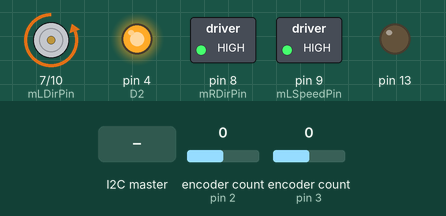
This sketch was run on a simulated Arduino Uno, built with avr-gcc and run on an emulated ATmega328P. On the bench: direction and speed pins drawn as motors (green arrow = direction pin HIGH = forward, orange = LOW = backward, longer = more drive), switched loads named in the sketch (green lamp = pin HIGH), output pins drawn as LEDs (lit = HIGH). Inputs (shaded band) come from the test bench; at power-on: encoder count (sensors on pin 2, pin 3) 0. What the sketch prints to the serial monitor is not drawn.

Above: at 1.2 s.
1.3 s: the I2C master sends "n"
Timing chart, 0 to 4.3 s (numbered marks = the images above; inputs shaded):
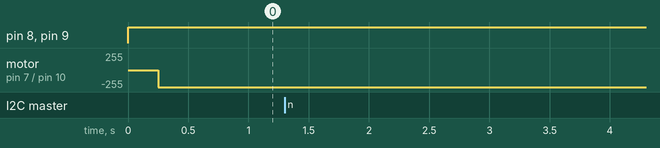

The sketch:

AngleAndForwardFunction_Demo2_Draft1.ino
```cpp
#include <Encoder.h>
#include <Wire.h>

Encoder Lwheel(2,11);
Encoder Rwheel(3,5);

/*----------------------------------------------------------
 *SETUP PINS (don't change these, they are specified on the
 *motor driver data sheet)
 *----------------------------------------------------------
*/
int D2 = 4; //motor board enable pin
int mLDirPin = 7; //Left motor direction pin
int mLSpeedPin = 9; //Left motor speed pin
int mRDirPin = 8; //right motor direction pin
int mRSpeedPin = 10; //right motor speed pin

bool newData = false;

/*----------------------------------------------------------
 * Constants
 * ----------------------------------------------------------
 */
float radPerCount = 0.001963;
int period  = 5;
float d = 12.0;
float radius  = 6.0;
float outputDist = 0;
byte buffer[4];

/*----------------------------------------------------------
 * Initialized motor angular position/velocity variables and
 * ----------------------------------------------------------
 */
float leftTheta =0;
float rightTheta = 0;
float CRho =0;
float CPhi = 0;

/*----------------------------------------------------------
 * Initialized motor control VELOCITY variables
 * ----------------------------------------------------------
 */
float KiRhoDot = 2;
float KiPhiDot =2;

float KdRhoDot =20;
float KdPhiDot =2;

float KpRhoDot =7;
float KpPhiDot = 7;

float IRhoDot =0;
float IPhiDot =0;

float phiDot;
float rhoDot;

float eRhoDot;
float ePhiDot;

float DPhi;

float CPhiDot;
float CRhoDot;

float eRhoDotPast =0;
float ePhiDotPast =0;


/*----------------------------------------------------------
 * Initialized motor control POSITION variables
 * ----------------------------------------------------------
 */
float Ki =0;
float Kd =0;
float Kp = 5;

float rhoDesired = 120.0;
float eRhoPast =0;
float IRho =0;

float currentPhi =0;
float numRotations=0;

/*----------------------------------------------------------
 * SETUP AND MAIN LOOP
 * ----------------------------------------------------------
 */
void setup() {
  Wire.begin(0x04);
  Wire.onReceive(receiveEvent);
  Serial.begin(250000);
  motorSetup();
  pinMode(13,OUTPUT);
  digitalWrite(13, LOW);

}

//state vairable state
//'n' is do nothing
//'f' is the finder state where the robot is rotating until it finds a marker
//'a' is the angle state where the robot is rotating so it is facing the marker
//'d' is the distant state where the robot will travel to distance to the marker
char state = 'f';

void loop() {
  //Serial.println(state);
  //state machine controlling the robot through marker finding phase, an angle rotation phase, and a distance traveling phase
  switch (state) {
    case 'n':

      state = 'n';
      break;
    case 'f':
      angleForward(10,0);
      delay(50);
      break;
    case 'a':
      angleForward(buffer[1] - 54, 0);
      state = 'n';
      break;

    case 'd':
      angleForward(0, buffer[1] * 0.4);
      state = 'n';
      break;
  }
}


//----------------------------------------------------------
// Activates robot to rotate specfic angle (degrees) and
// travel a certain distance (inches)
//----------------------------------------------------------
void angleForward(float angleDesired, float desiredDist) {
  float angleDesiredRad = 1.025 * ( (angleDesired * 6.28) / 180 );
  float desiredRotations = 1.00 * ( (desiredDist *4) / (2 * 6.28 * radius) );
  while (abs(currentPhi) <= abs(angleDesiredRad)) {
      unsigned long startTime = millis();

      //Position variables
      float newLeftTheta = getLeftTheta();
      float newRightTheta = getRightTheta();

      //Velocity variables
      float wLeft = 1000 * (newLeftTheta - leftTheta) / period;
      float wRight = 1000 * (newRightTheta - rightTheta) / period;

      currentPhi =  .001 * period*((radius /d) * (wLeft - wRight)) + currentPhi;

      //get dot controller variables and write motor speed
      if ( angleDesired >=0) {
        dotController(newLeftTheta, newRightTheta, wLeft,wRight, 0, 1);
      } else {
        dotController(newLeftTheta, newRightTheta, wLeft,wRight, 0, -1);
      }
      writeToMotor(CRhoDot, CPhiDot);

      //----------------------------------------------------------
      // set past values
      //----------------------------------------------------------

      eRhoDotPast = eRhoDot;
      ePhiDotPast = ePhiDot;

      leftTheta = newLeftTheta;
      rightTheta = newRightTheta;

      while(millis() < startTime + period){}
    }

    motorStop();
    delay(10);

    while (numRotations <= desiredRotations) {
      unsigned long startTime = millis();

      //Position variables
      float newLeftTheta = getLeftTheta();
      float newRightTheta = getRightTheta();

      //get current position (rho)
      float currentRho = radius * 0.5 * (newLeftTheta + newRightTheta);

      numRotations = currentRho / (6.28 * radius);
      //Serial.println(currentRho / (6.28 * radius));

      //float eRho = rhoDesired - currentRho;
      //Serial.println(currentRhoe);
      /*
      float DRho = (eRho - eRhoPast) / period;
      float IRho = IRho + eRho * period;

      float cRho = eRho * Kp + Kd * DRho + Ki * IRho; // this will give the desired rhoDot I hope
      */

      //Velocity variables
      float wLeft = 1000 * (newLeftTheta - leftTheta) / period;
      float wRight = 1000 * (newRightTheta - rightTheta) / period;

      //get dot controller variables and write motor speed
      dotController(newLeftTheta, newRightTheta, wLeft,wRight, 15,0);
      writeToMotor(CRhoDot, CPhiDot);

      //----------------------------------------------------------
      // set past values
      //----------------------------------------------------------

      eRhoDotPast = eRhoDot;
      ePhiDotPast = ePhiDot;

      //eRhoPast = eRho;
      //Serial.println(eRhoDot);

      leftTheta = newLeftTheta;
      rightTheta = newRightTheta;
      //Serial.println(numRotations);
      while(millis() < startTime + period){}
    }


    leftTheta =0;
    rightTheta =0;
    currentPhi = 0;
    numRotations =0;

    eRhoDot =-10;
    ePhiDot =-10;

    eRhoDotPast =0;
    ePhiDotPast =0;

    Lwheel.write(0);
    Rwheel.write(0);

    motorStop();

}


//----------------------------------------------------------
// Calculate controller for PhiDot and RhoDot and set the
// global variables
//----------------------------------------------------------
void dotController(float newLeftTheta, float newRightTheta, float wLeft, float wRight, float rhoDotDesired, float phiDotDesired) {
  float phiDot = ((radius /d) * (wLeft - wRight));
  float rhoDot = (radius * 0.5 *(wLeft + wRight));

  eRhoDot =rhoDot - rhoDotDesired;
  ePhiDot = phiDot - phiDotDesired;

  float DRhoDot = (eRhoDot - eRhoDotPast) / period;
  float DPhiDot = (ePhiDot - ePhiDotPast) / period;

  IRhoDot = IRhoDot + eRhoDot * period;
  IPhiDot = IPhiDot + ePhiDot * period;

  CRhoDot = eRhoDot * KpRhoDot + KdRhoDot * DRhoDot + KiRhoDot * IRhoDot; // this will give the sum Vbar
  CPhiDot = ePhiDot * KpPhiDot + KdPhiDot * DPhiDot + KiPhiDot * IPhiDot; // this will give the diffence delta V
}


//----------------------------------------------------------
// Calculate motor voltages and write to motor based off of
// contoller values
//----------------------------------------------------------
void writeToMotor(float CRho, float CPhi) {
  float Vr = (0.5 * (CRho + CPhi));
  float Vl = (0.5 * (CRho - CPhi));

  if (Vr >= 0 ) {
    digitalWrite(mRDirPin, LOW);
    analogWrite(mRSpeedPin, Vr);
  } else {
    digitalWrite(mRDirPin, HIGH);
    analogWrite(mRSpeedPin, -1*Vr);
  }

  if (Vl >= 0 ) {
    digitalWrite(mLDirPin, LOW);
    analogWrite(mLSpeedPin, Vr);
  } else {
    digitalWrite(mLDirPin, HIGH);
    analogWrite(mLSpeedPin, -1*Vr);
  }
}


/*----------------------------------------------------------
 * helper funcition to get angular position of right wheel
 * ----------------------------------------------------------
 */
double getRightTheta() {
  long rightCount = Rwheel.read();
  return (rightCount * radPerCount);
}

/*----------------------------------------------------------
 * helper funciton to get angular position of left wheel
 * ----------------------------------------------------------
 */
double getLeftTheta() {
  long leftCount = Lwheel.read();
  return (leftCount * radPerCount);
}

void motorStop() {
  analogWrite(mRSpeedPin, 0);
  analogWrite(mLSpeedPin, 0);
}


/*----------------------------------------------------------
 * helper funciton to setup both motors
 * ----------------------------------------------------------
 */
void motorSetup() {
  pinMode(mRDirPin, OUTPUT);
  pinMode(mRSpeedPin, OUTPUT);
  pinMode(mLDirPin, OUTPUT);
  pinMode(mLSpeedPin, OUTPUT);
  pinMode(D2, OUTPUT);
  digitalWrite(D2,HIGH); //enable motor driver board
  digitalWrite(mRDirPin, LOW);
  digitalWrite(mLDirPin, LOW);
  analogWrite(mRSpeedPin, 0); //set motor voltage to 0
  analogWrite(mLSpeedPin, 0); //set motor voltage to 0
}


/*----------------------------------------------------------
 * I2C event handler
 * ----------------------------------------------------------
 */
void receiveEvent(int numBytes) {
  //static volatile bool newData = false;
  newData = true;

  uint8_t i =0;
    while(Wire.available()){
      byte in = Wire.read();
      Serial.print(in);
      buffer[i] = in;
      i++;
      Serial.println(" ");
    }
  if (buffer[0] ==0) {
    state = 'n';
  } else if (buffer[0] ==1) {
    state = 'a';
  } else if (buffer[0] == 2) {
    state = 'd';
  } else {
    state = 'n';
  }
}
```

Measured:
- after the input at 1.3 s, every drawn part: stays the same
